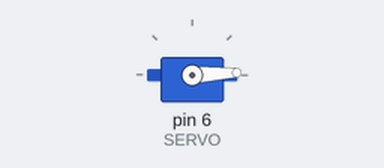
The sketch below on a simulated Arduino Uno, built with avr-gcc and run on an emulated ATmega328P. Parts: servo.

Above: at 0.05 s.
At 1.7 s:
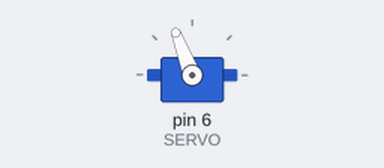
At 3.35 s:
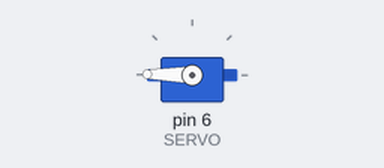
At 6.7 s:
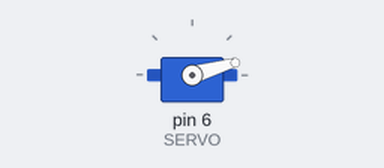
Timing chart, 0 to 9.0 s (numbered marks = the images above):
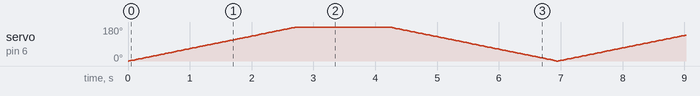

The sketch:

SERVOTESTE.ino
```cpp
#include <Servo.h>

#define SERVO 6 // Porta Digital 6 PWM

Servo s; // Variável Servo
int pos; // Posição Servo

void setup ()
{
  s.attach(SERVO);
  Serial.begin(9600);
  s.write(0); // Inicia motor posição zero
}

void loop()
{
  for(pos = 0; pos < 180; pos++)
  {
    s.write(pos);
  delay(15);
  }
delay(1500);
  for(pos = 180; pos >= 0; pos--)
  {
    s.write(pos);
    delay(15);
  }
}
```
